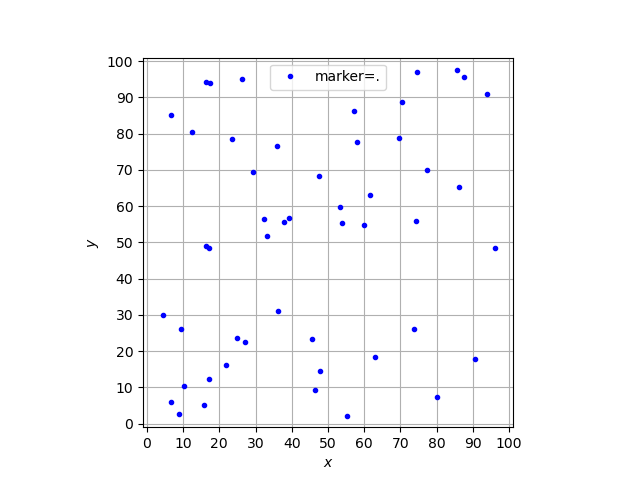

The Python source for this figure:
#!/usr/pkg/bin/python3.9

#
# Time-stamp: <2022/10/02 23:36:37 (CST) daisuke>
#

# importing numpy module
import numpy

# importing matplotlib module
import matplotlib.backends.backend_agg
import matplotlib.figure

# data to be plotted
rng    = numpy.random.default_rng ()
data_x = rng.uniform (0.0, 100.0, 50)
data_y = rng.uniform (0.0, 100.0, 50)

# output file name
file_output = 'ai202209_s04_14.png'

# making a fig object
fig = matplotlib.figure.Figure ()

# making a canvas object
canvas = matplotlib.backends.backend_agg.FigureCanvasAgg (fig)

# making an axes object
ax = fig.add_subplot (111)

# making a plot using object-oriented interface
ax.plot (data_x, data_y, c='b', ls='None', marker='.', label='marker=.')

# setting ranges of x-axis and y-axis
ax.set_xlim (-1.0, +101.0)
ax.set_ylim (-1.0, +101.0)

# setting labels for x-axis and y-axis
ax.set_xlabel ('$x$')
ax.set_ylabel ('$y$')

# setting ticks
ax.set_xticks (numpy.linspace (0.0, +100.0, 11))
ax.set_yticks (numpy.linspace (0.0, +100.0, 11))

# setting aspect ratio
ax.set_aspect ('equal')

# showing grid
ax.grid ()

# adding legend to the plot
ax.legend ()

# saving a plot as a file
fig.savefig (file_output)
